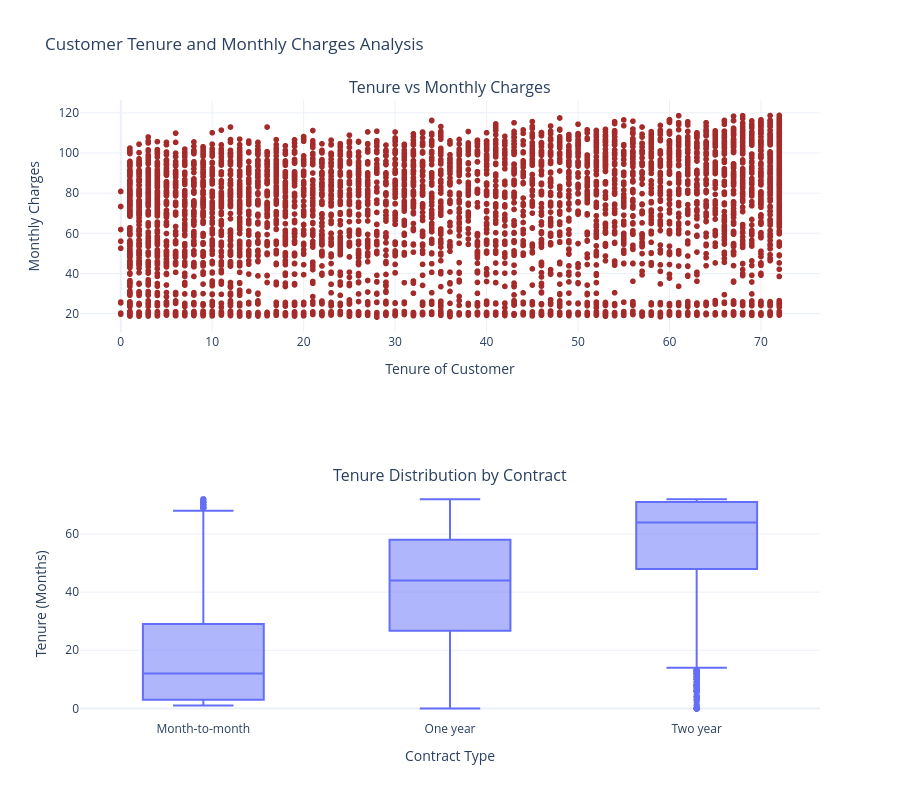

Notebook code for this chart:
### Markdown cell above
● Build a scatter-plot between ‘MonthlyCharges’ and ‘tenure’. Map ‘MonthlyCharges’ to the y-axis and ‘tenure’ to the ‘x-axis’:

-   a. Assign the points a color of ‘brown’
-   b. Set the x-axis label to ‘Tenure of customer’
-   c. Set the y-axis label to ‘Monthly Charges of customer’
-   d. Set the title to ‘Tenure vs Monthly Charges’
-   e. Build a box-plot between ‘tenure’ & ‘Contract’. Map ‘tenure’ on the y-axis &
-   f. ‘Contract’ on the x-axis.

### Code cell
import plotly.express as px
from plotly.subplots import make_subplots

# Create subplots
fig = make_subplots(
    rows=2,
    cols=1,
    subplot_titles=(
        "Tenure vs Monthly Charges",
        "Tenure Distribution by Contract"
    )
)

# 1. Scatter plot
scatter_fig = px.scatter(
    df,
    x='tenure',
    y='MonthlyCharges',
    color_discrete_sequence=['brown']
)

fig.add_trace(
    scatter_fig.data[0],
    row=1,
    col=1
)

# 2. Box plot
box_fig = px.box(
    df,
    x='Contract',
    y='tenure',
    points='outliers'
)

for trace in box_fig.data:
    fig.add_trace(trace, row=2, col=1)

# Update layout
fig.update_layout(
    title="Customer Tenure and Monthly Charges Analysis",
    height=800,
    template='plotly_white',
    showlegend=False
)

fig.update_xaxes(title_text="Tenure of Customer", row=1, col=1)
fig.update_yaxes(title_text="Monthly Charges", row=1, col=1)

fig.update_xaxes(title_text="Contract Type", row=2, col=1)
fig.update_yaxes(title_text="Tenure (Months)", row=2, col=1)

fig.show()

### Figure 1 — Plotly figure (JSON) as saved in the notebook; plotly's stock layout.template omitted (floating-point values rounded to 4 significant figures; data arrays with more than 128 entries replaced by an {"elided": "..."} marker saying what was removed)
{"data": [{"hovertemplate": "tenure=%{x}<br>MonthlyCharges=%{y}<extra></extra>", "legendgroup": "", "marker": {"color": "brown", "symbol": "circle"}, "mode": "markers", "name": "", "showlegend": false, "type": "scattergl", "x": {"elided": "7043 int values"}, "xaxis": "x", "y": {"elided": "7043 float values"}, "yaxis": "y"}, {"alignmentgroup": "True", "boxpoints": "outliers", "hovertemplate": "Contract=%{x}<br>tenure=%{y}<extra></extra>", "legendgroup": "", "marker": {"color": "#636efa"}, "name": "", "notched": false, "offsetgroup": "", "orientation": "v", "showlegend": false, "type": "box", "x": {"elided": "7043 str values"}, "x0": " ", "xaxis": "x2", "y": {"elided": "7043 int values"}, "y0": " ", "yaxis": "y2"}], "layout": {"annotations": [{"font": {"size": 16}, "showarrow": false, "text": "Tenure vs Monthly Charges", "x": 0.5, "xanchor": "center", "xref": "paper", "y": 1, "yanchor": "bottom", "yref": "paper"}, {"font": {"size": 16}, "showarrow": false, "text": "Tenure Distribution by Contract", "x": 0.5, "xanchor": "center", "xref": "paper", "y": 0.375, "yanchor": "bottom", "yref": "paper"}], "height": 800, "showlegend": false, "title": {"text": "Customer Tenure and Monthly Charges Analysis"}, "xaxis": {"anchor": "y", "domain": [0, 1], "title": {"text": "Tenure of Customer"}}, "xaxis2": {"anchor": "y2", "domain": [0, 1], "title": {"text": "Contract Type"}}, "yaxis": {"anchor": "x", "domain": [0.625, 1], "title": {"text": "Monthly Charges"}}, "yaxis2": {"anchor": "x2", "domain": [0, 0.375], "title": {"text": "Tenure (Months)"}}}}
